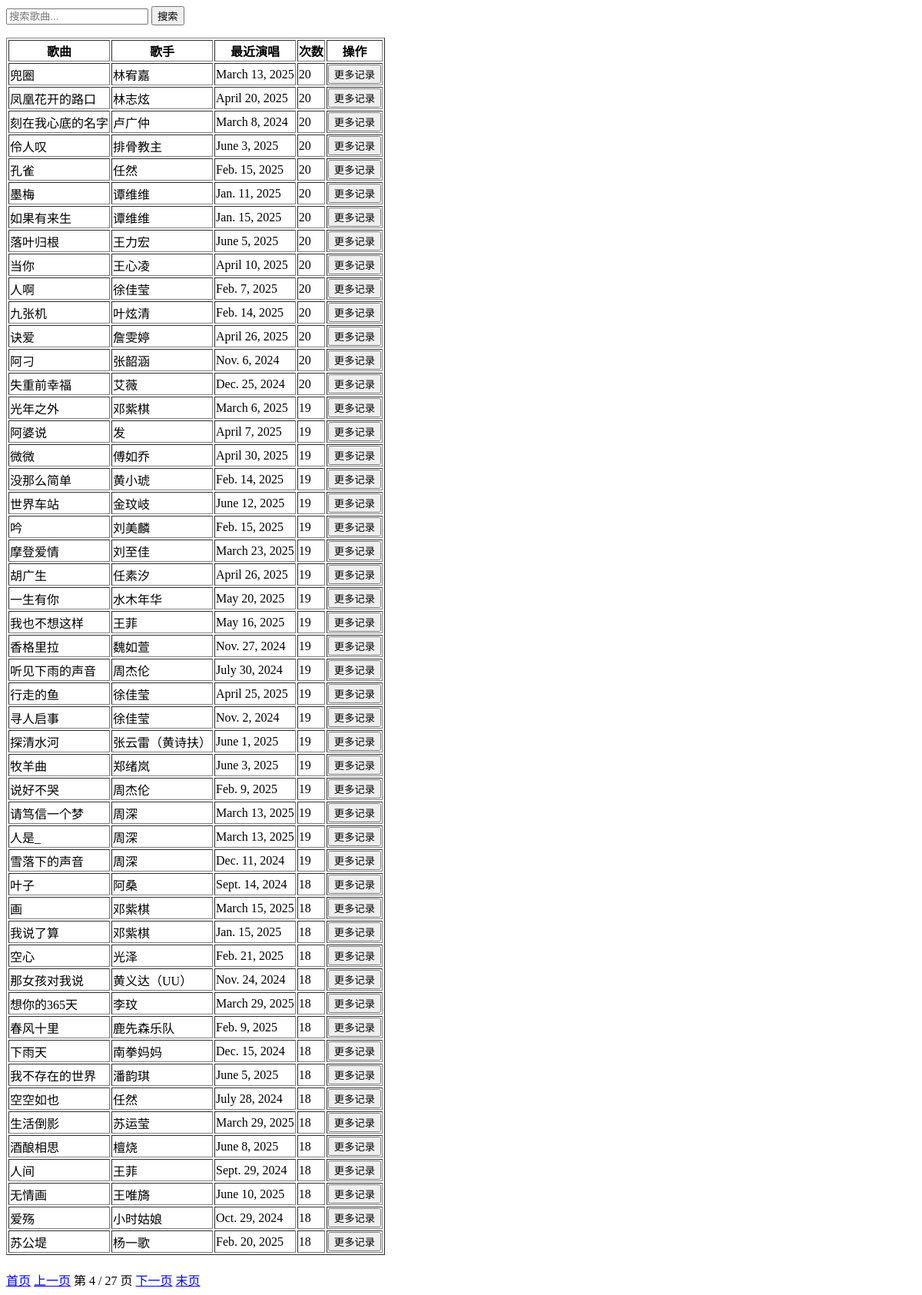
Before: /?page=4 with the older database file.
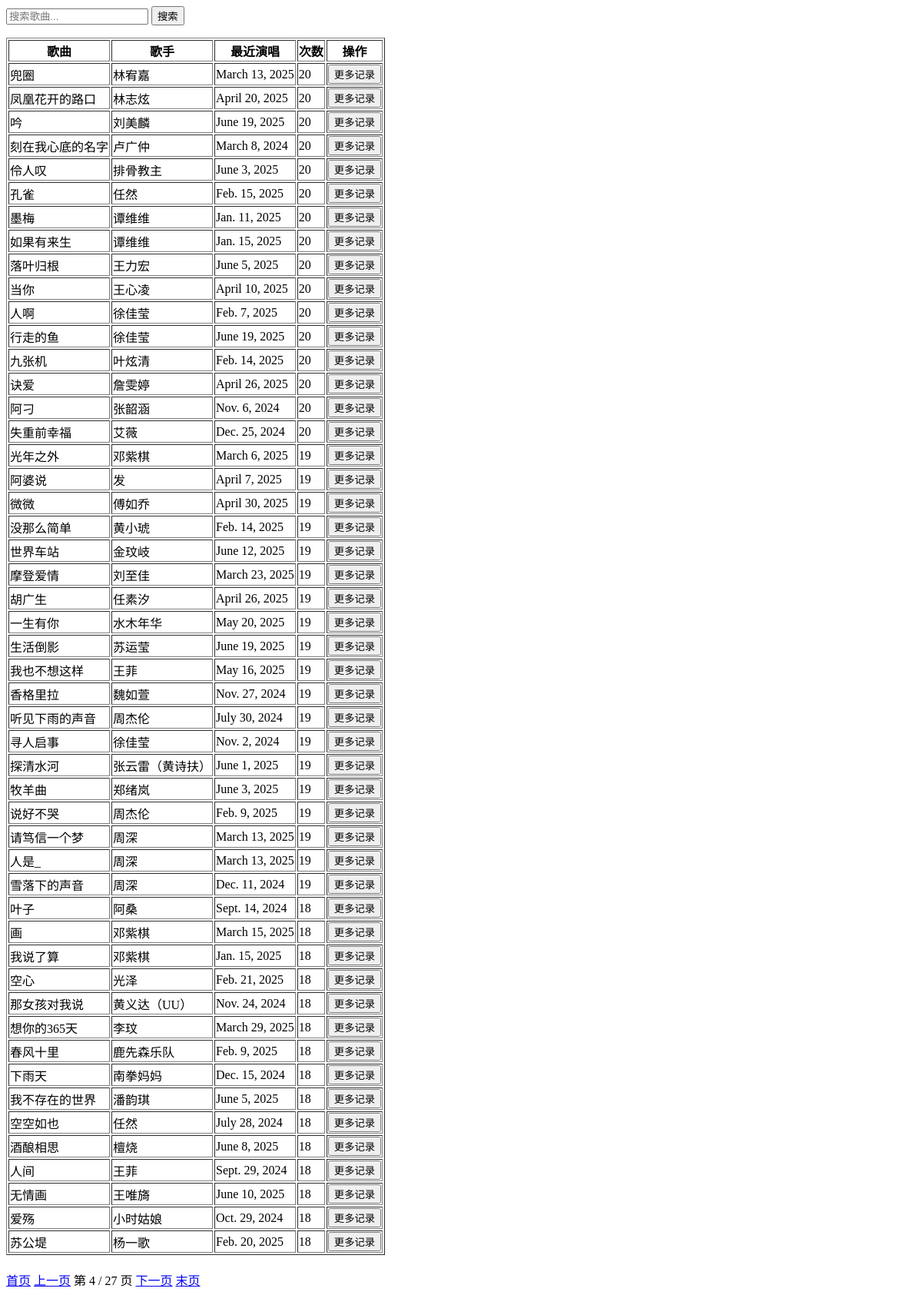
After: the same page with the newer database file.
### main/models.py (models this page shows, shortened)
class Songs(models.Model):
    song_name = models.CharField(max_length=200)
    singer = models.CharField(max_length=200, blank=True, null=True)
    last_performed = models.DateField(blank=True, null=True)
    perform_count = models.IntegerField(default=0)
    language = models.CharField(max_length=50, blank=True, null=True)

### main/views.py (the view)
# urls.py: path("",views.songs_list,name="歌单"),
def songs_list(request):
    query = request.GET.get("q","")
    songs = Songs.objects.all().order_by("-perform_count")
    if query:
        songs = songs.filter(song_name__icontains=query)
    paginator = Paginator(songs, 50)
    page_num = request.GET.get("page")
    page_obj = paginator.get_page(page_num)
    return render(request, "songs_list.html", {"page_obj":page_obj})

### templates/songs_list.html (shortened to what this page needs)
<html>
<head>
</head>
<body>
    <form method="get">
        <input type="text" name="q" placeholder="搜索歌曲..." value="{{ query|default:'' }}">
        <button type="submit">搜索</button>
    </form>
    <table border="1">
        <tr>
            <th>歌曲</th>
            <th>歌手</th>
            <th>最近演唱</th>
            <th>次数</th>
            <th>操作</th>
        </tr>
        {% for song in page_obj %}
        <tr>
            <td>{{ song.song_name }}</td>
            <td>{{ song.singer }}</td>
            <td>{{ song.last_performed }}</td>
            <td>{{ song.perform_count }}</td>
            <td>
                <button onclick="toggleDetails({{ song.id }}, this)">更多记录</button>
            </td>
        </tr>
        {% empty %}
        <tr>
            <td colspan="5">暂无数据</td>
        </tr>
        {% endfor %}
    </table>
    <div style="margin-top: 20px;">
        {% if page_obj.has_previous %}
        <a href="?page=1{% if query %}&q={{ query }}{% endif %}">首页</a>
        <a href="?page={{ page_obj.previous_page_number }}{% if query %}&q={{ query }}{% endif %}">上一页</a>
        {% endif %}
        <span>第 {{ page_obj.number }} / {{ page_obj.paginator.num_pages }} 页</span>
        {% if page_obj.has_next %}
        <a href="?page={{ page_obj.next_page_number }}{% if query %}&q={{ query }}{% endif %}">下一页</a>
        <a href="?page={{ page_obj.paginator.num_pages }}{% if query %}&q={{ query }}{% endif %}">末页</a>
        {% endif %}
    </div>
</body>
</html>

Changed rows visible on the page:
changed Songs "刘美麟": last_performed "Feb. 15, 2025" → "June 19, 2025"; perform_count "19" → "20"; moves up the list
changed Songs "行走的鱼": last_performed "April 25, 2025" → "June 19, 2025"; perform_count "19" → "20"; moves up the list
changed Songs "生活倒影": last_performed "March 29, 2025" → "June 19, 2025"; perform_count "18" → "19"; moves up the list
